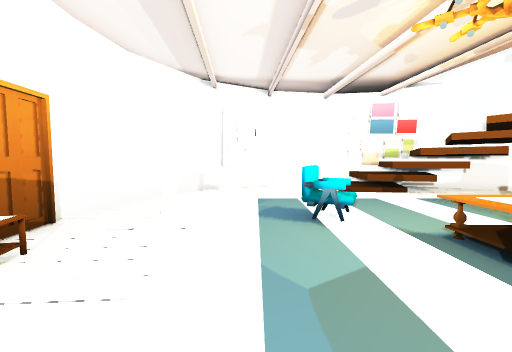
View 1 (above)

12 first-person views from a walk through a Unity game level. The camera is 1.2 m above the floor, tilts 4° down and sees 90° across. The floor is counted in squares, 1 m on a side. Each view is taken from the middle of a square. On the plan, view 1 faces up. The plan holds only what a view shows up to about 12 squares ahead; the rest is blank. The place goes on beyond the plan. The player is left out. Some surface patterns are stand-ins.

View 2
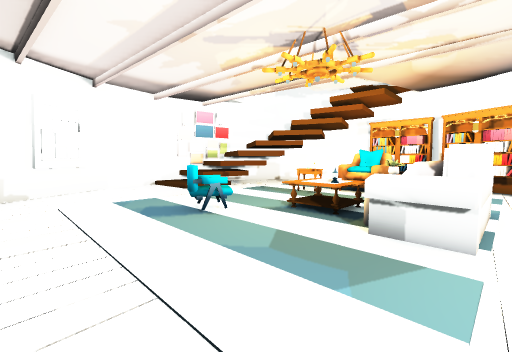

View 3
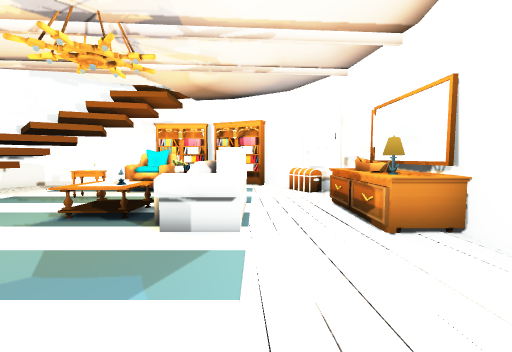

View 4
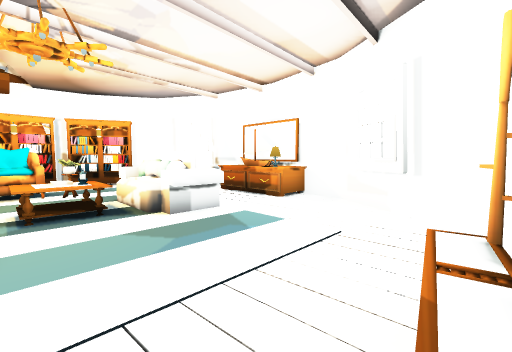

View 5
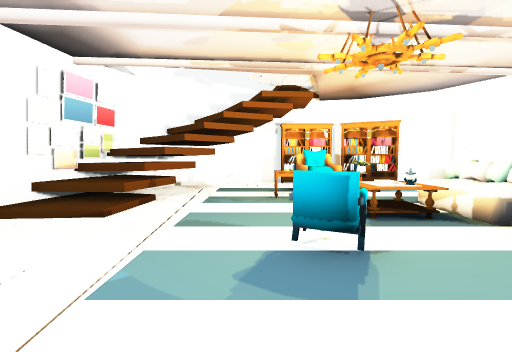

View 6
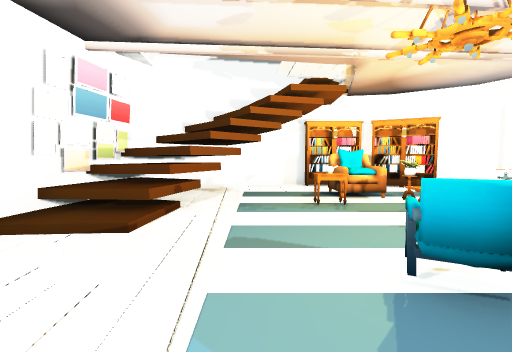

View 7
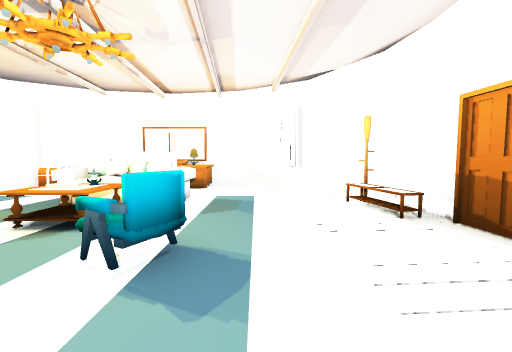

View 8
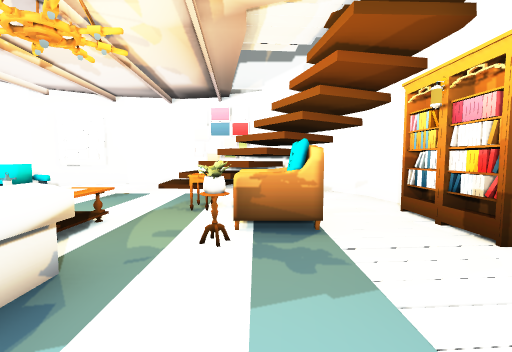

View 9
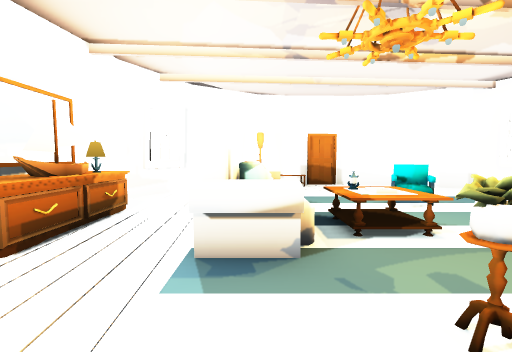

View 10
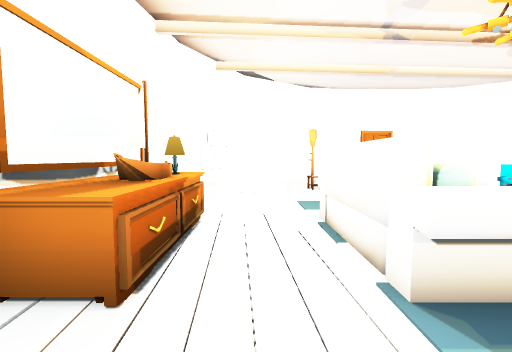

View 11
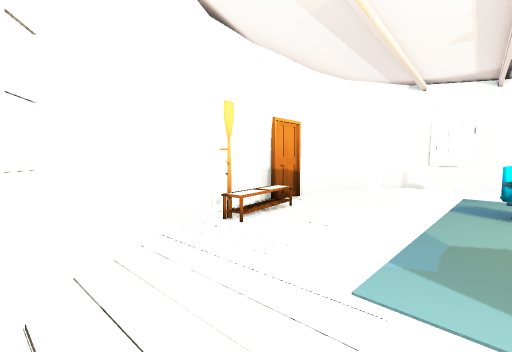

View 12
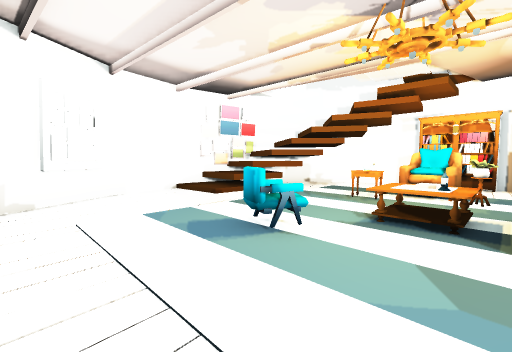

### Floor plan
Key: @ floor where view 1 was taken; # wall or solid block; . floor; / step, stairs or slope; = window, fence, low wall or low ledge; ^ raised ledge; O other object.
Columns run from 4 left of view 1 to 11 right of it. Each row starts with its distance up from view 1.
 12       ###
 11    ####/#####
 10   ##.../////##
  9  ## ...//////##
  8  #........#//.#
  7 #..............#
  6 #..............#
  5 #....OO...^....#
  4 #......^^..OO.O#
  3 #O.....^^..OO.OO
  2 #O.....OO.=#..O#
  1 ##....OOOO....O#
  0  #..@.OOOO...O#
 -1  ##.........=##
 -2   ###.^O=^.###
 -3    ######^###
 -4        ##

Where each view was taken, in squares from view 1:
view 1: 0 up, 0 right, facing up
view 2: 0 up, 2 left, facing up-right
view 3: 0 up, 2 left, facing right
view 4: 4 up, 3 left, facing down-right
view 5: 6 up, 2 left, facing right
view 6: 7 up, 1 left, facing right
view 7: 8 up, 0 right, facing down
view 8: 1 down, 7 right, facing up
view 9: 1 up, 8 right, facing left
view 10: 1 down, 7 right, facing left
view 11: 2 down, 1 right, facing up-left
view 12: 2 up, 2 left, facing up-right
